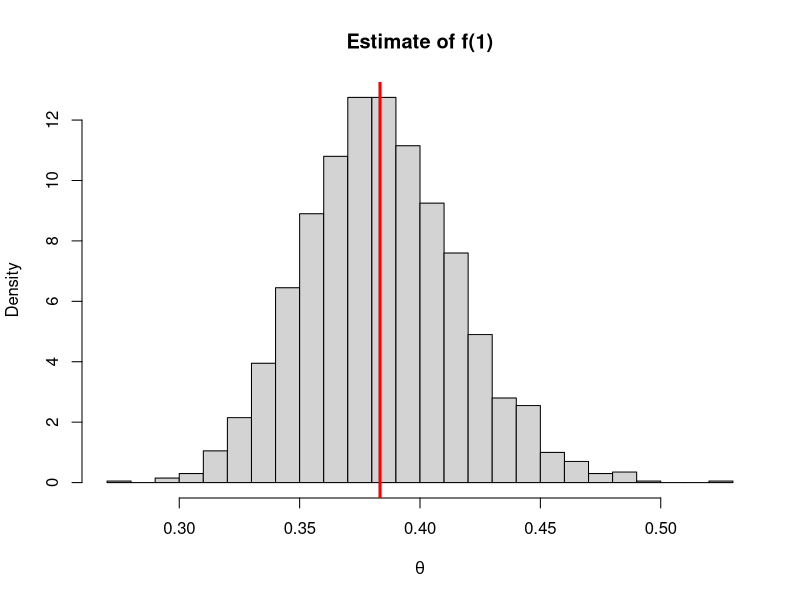
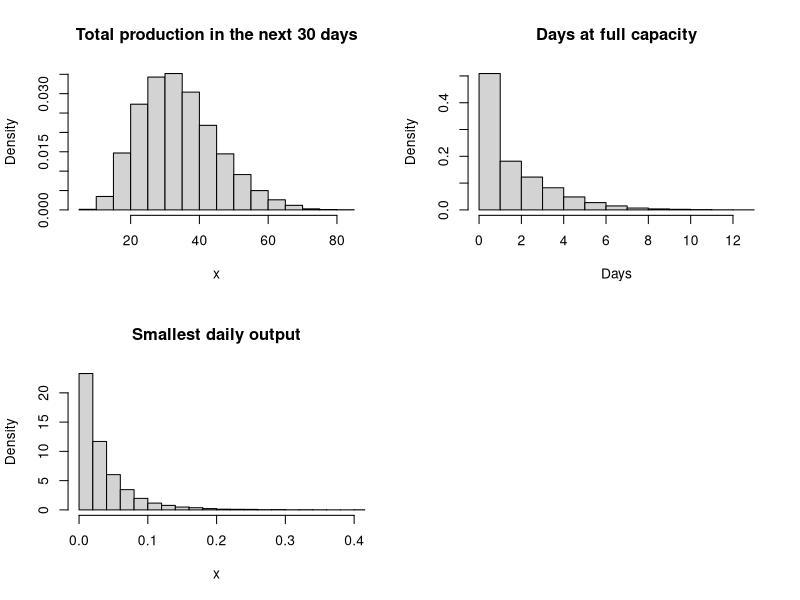

Source code (R) for these figures, in order:
## ---- chunk 1
knitr::opts_chunk$set(echo = TRUE)
fig.align = 'center'
## ---- chunk 2

# estimators for d)
est_A_d <- mean(rep(sqrt(pi)/2, 100000))

est_B_d <- mean((rgamma(100000, shape=3/2, rate=1) <= 10)*sqrt(pi)/2)

# estimators for e)
x <- rgamma(100000, shape=4, rate=1/4)
est_A_e <- mean(3/128*x^(-5/2)*exp(3*x))

x <- rgamma(100000, shape=4, rate=1/4)
est_B_e <- mean((x <= 10)*3/128*x^(-5/2)*exp(3*x))

# estimators for f)

# antithetic Monte Carlo:
u <- runif(100000/2, -1, 1)
v <- -u

est_C <- 2*mean(sqrt(1+cos(c(u, v))))

est_D <- 2*mean(sqrt(1+sin(c(u, v))))

print(paste('Estimaton of integral A with gamma(3/2,1):', round(est_A_d, 8)), quote=F)
print(paste('Estimaton of integral B with gamma(3/2,1):', round(est_B_d, 8)), quote=F)
print(paste('Estimaton of integral A with gamma(4,1/4):', round(est_A_e, 8)), quote=F)
print(paste('Estimaton of integral B with gamma(4,1/4):', round(est_B_e, 8)), quote=F)
print(paste('Estimaton of integral C:', round(est_C, 8)), quote=F)
print(paste('Estimaton of integral D:', round(est_D, 8)), quote=F)


## ---- chunk 3

# Estimation function:
est_V <- function(d, c, n){
  X <- 0
  for(j in 1:n){
    u <- runif(d, min=-c, max=c)
    if(sum(abs(u))<=c){
      X = X + 1
    }
  }
  V <- X*(2*c)^d/n
  return(V)
}

# True value function:
tv <- function(d){
  return(2^d/(factorial(d)))
}

data <- matrix(nrow=3, ncol=2)

data[1,1] <- est_V(2, 1, 100000)
data[2,1] <- est_V(4, 1, 100000)
data[3,1] <- est_V(8, 1, 100000)

data[1,2] <- tv(2)
data[2,2] <- tv(4)
data[3,2] <- tv(8)

colnames(data) <- c('Estimated values', 'True values:')
rownames(data) <- c('d=2:', 'd=4:', 'd=8:')

table <- as.table(data)
table
## ---- chunk 4

V_c <- function(d, c, n, s){
  sum_vec <- vector(length=n)
  for(j in 1:n){
    z <- rnorm(d, mean = 0, sd=s)
    I <- 0
    # Indicator function on the vector z:
    if(sum(abs(z))<=c){
      I <- 1
    }
    product <- prod(dnorm(z, sd=s))
    sum_vec[j] <- I / product
  }
  V <- mean(sum_vec)
  SE <- sd(sum_vec)/tv(d)
  return(c(V, SE))
}

data <- matrix(nrow=3, ncol=2)

V_d2 <- V_c(2, 1, 100000, 1)
V_d4 <- V_c(4, 1, 100000, 1)
V_d8 <- V_c(8, 1, 100000, 0.2)

data[1,1] <- V_d2[1]
data[2,1] <- V_d4[1]
data[3,1] <- V_d8[1]

# Relative standard error
data[1,2] <- V_d2[2]
data[2,2] <- V_d4[2]
data[3,2] <- V_d8[2]

colnames(data) <- c('Estimated values', 'Relative standard error:')
rownames(data) <- c('d=2:', 'd=4:', 'd=8:')

table <- as.table(data)
table

## ---- chunk 5
library(mvtnorm)

mu <- c(1/4, 1/4, 1/4, 1/4)

sig <- matrix(c(1, 1/4, 1/4, 1/4,
                1/4, 1, 1/4, 1/4,
                1/4, 1/4, 1, 1/4,
                1/4, 1/4, 1/4, 1), nrow=4)

a_sim <- function(n, c, mu, sigma){
  d <- length(mu)
  sum_vec <- vector(length=n)
    for(j in 1:n){
    
    x <- runif(4, -c, c)

    u <- dmvnorm(x, mean=mu, sigma=sigma)
    
    I <- 0
    if(sum(abs(x))<=c){
      I <- 1
    }
    sum_vec[j] <- u * I
  }
  return(c((2*c)^4*sum(sum_vec)/n, sd(sum_vec)))
}

print(paste('a=', round(a_sim(10000, 1, mu, sig)[1], 5)), quote=F)
print(paste('SD=', round(a_sim(10000, 1, mu, sig)[2], 5)), quote=F)

## ---- chunk 6

x <- read.table("M3data.txt")$V1

# KDE estimator
f1.hat <- function(x){
  return(density(x,from=1,to=1,n=1)$y)
}

f1.o <- f1.hat(x)
print(paste0("Estimate of f(1) : ",f1.o), quote=F)

B <- 2000

n <- length(x)
f1.estimate <- numeric(B)

for(i in 1:B){
  f1.estimate[i] <- f1.hat(sample(x,size=n,replace=TRUE))
}

hist(f1.estimate,prob=TRUE,nclass=sqrt(B)/2, main='Estimate of f(1)', xlab=expression(theta))  
abline(v=f1.hat(x),col="red",lwd=3)

# Standard error
print(paste('Standard error:', round(sd(f1.estimate), 6)), quote=F)
# Bias
print(paste('Bias:', round(mean(f1.estimate) - f1.o, 6)), quote=F)

## ---- chunk 7

# Function for estimating f(1) using a histogram:
snr <- function(x){
  n <- length(x)
  w <- 3.49/2 * sd(x) * n^(-1/3)
  
  # Number of observation in interval:
  A <- sum(x > (1-w) & x < (1+w))
  
  # Scott's Normal Reference rule:
  estimator <- A / (2*n*w)
  return(estimator)
}

# Import data from file:
data <- read.table("M3data.txt")$V1
# Apply function to data:
print(paste('Estimator:', round(snr(data), 5)), quote=F)

## ---- chunk 8

B <- 2000

n <- length(x)
f1.estimate <- numeric(B)

for(i in 1:B){
  f1.estimate[i] <- f1.hat(sample(x,size=n,replace=TRUE))
}

# Standard error
print(paste('Standard error:', round(sd(f1.estimate), 6)), quote=F)
# Bias
print(paste('Bias:', round(mean(f1.estimate) - snr(data), 6)), quote=F)


## ---- chunk 9

Nsim <- 10000

res_matrix <- matrix(nrow=Nsim, ncol=3)

for(i in 1:Nsim){
  n <- 32
  x <- numeric(n)
  x[1] <- 1.0
  x[2] <- 0.8
  
  for(j in 3:n){
    x[j] <- min(4.0,rexp(1)*(0.4+0.7*x[j-1]+0.1*x[j-2]))
    }

  # Finding the total production the next 30 days:
  res_matrix[i,1] <- sum(x[3:n])
  # Finding number of days at full capacity:
  res_matrix[i,2] <- length(x[x == 4.0])
  # Finding the minimum value of the simulation:
  res_matrix[i,3] <- min(x)
}

par(mfrow=c(2,2))

hist(res_matrix[,1], prob=T, main='Total production in the next 30 days', breaks=20, xlab='x')
hist(res_matrix[,2], prob=T, main='Days at full capacity', xlab='Days')
hist(res_matrix[,3], prob=T, main='Smallest daily output', breaks=30, xlab='x', xlim=c(0,0.4))

tp <- c(round(mean(res_matrix[,1]), 3), round(quantile(res_matrix[,1], c(.25, .50, .75), names = F), 2))
fc <- c(round(mean(res_matrix[,2]), 4), round(quantile(res_matrix[,2], c(.25, .50, .75), names = F), 2))
mn <- c(round(mean(res_matrix[,3]), 4), round(quantile(res_matrix[,3], c(.25, .50, .75), names = F), 4))

res_data <- rbind(tp, fc, mn)

colnames(res_data) <- c('Mean', 0.25, 0.50, 0.75)
rownames(res_data) <- c('Total production:', 'Days at full cap.:', 'Smallest daily output:')

table <- as.table(res_data)
table

## ---- chunk 10
n <- length(res_matrix[,1])

S_vector <- vector(length=n)
for(i in 1:n){
  S_vector[i] <- max(c(0, 30 - res_matrix[i,1]))
}

price <- rgamma(n, shape=10, scale=1)
res <- S_vector * price

money <- quantile(res, 0.95, names=F)
print(paste('Money needed for 95% certanty:', round(money, 2)), quote=F)

